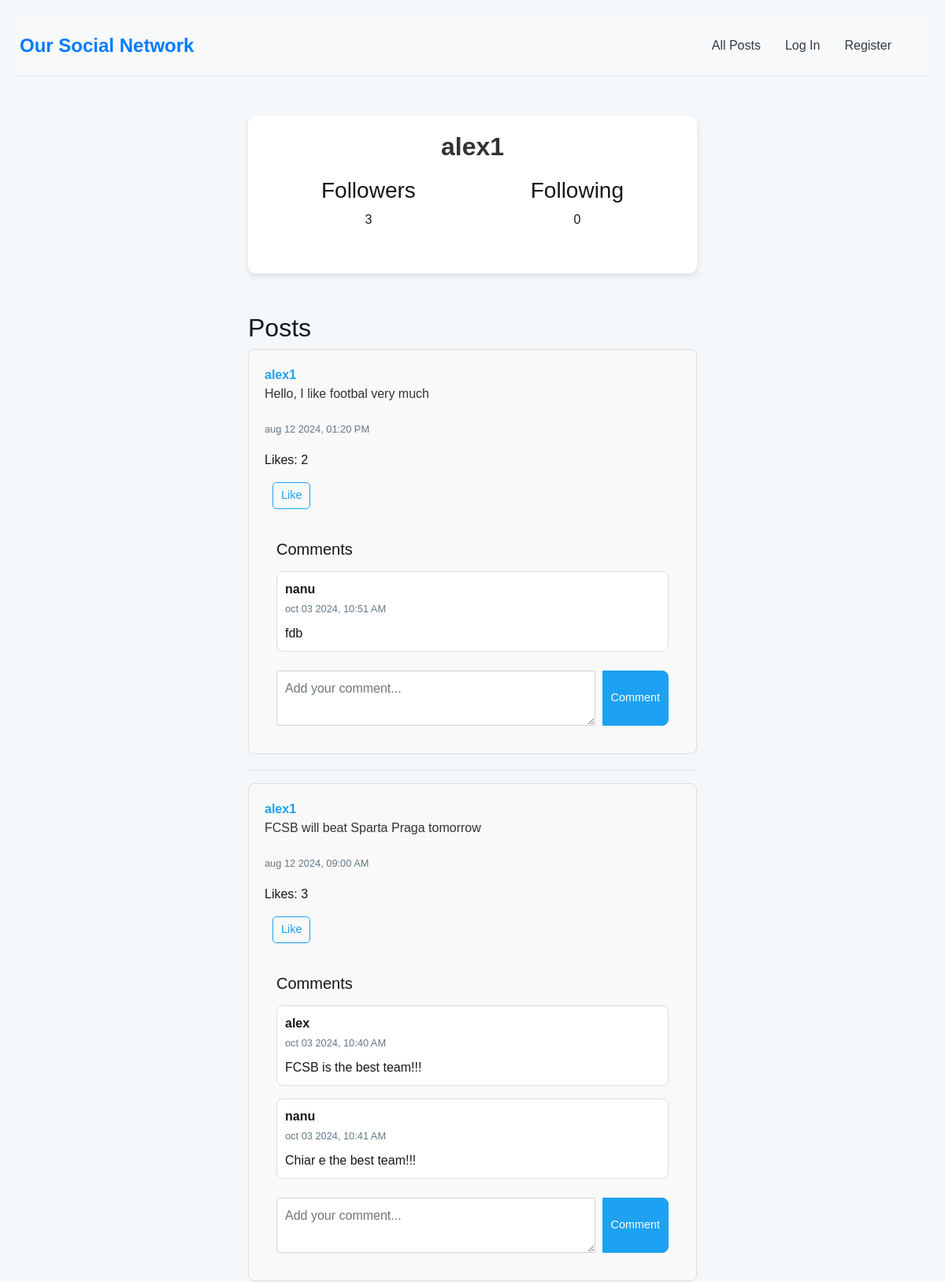
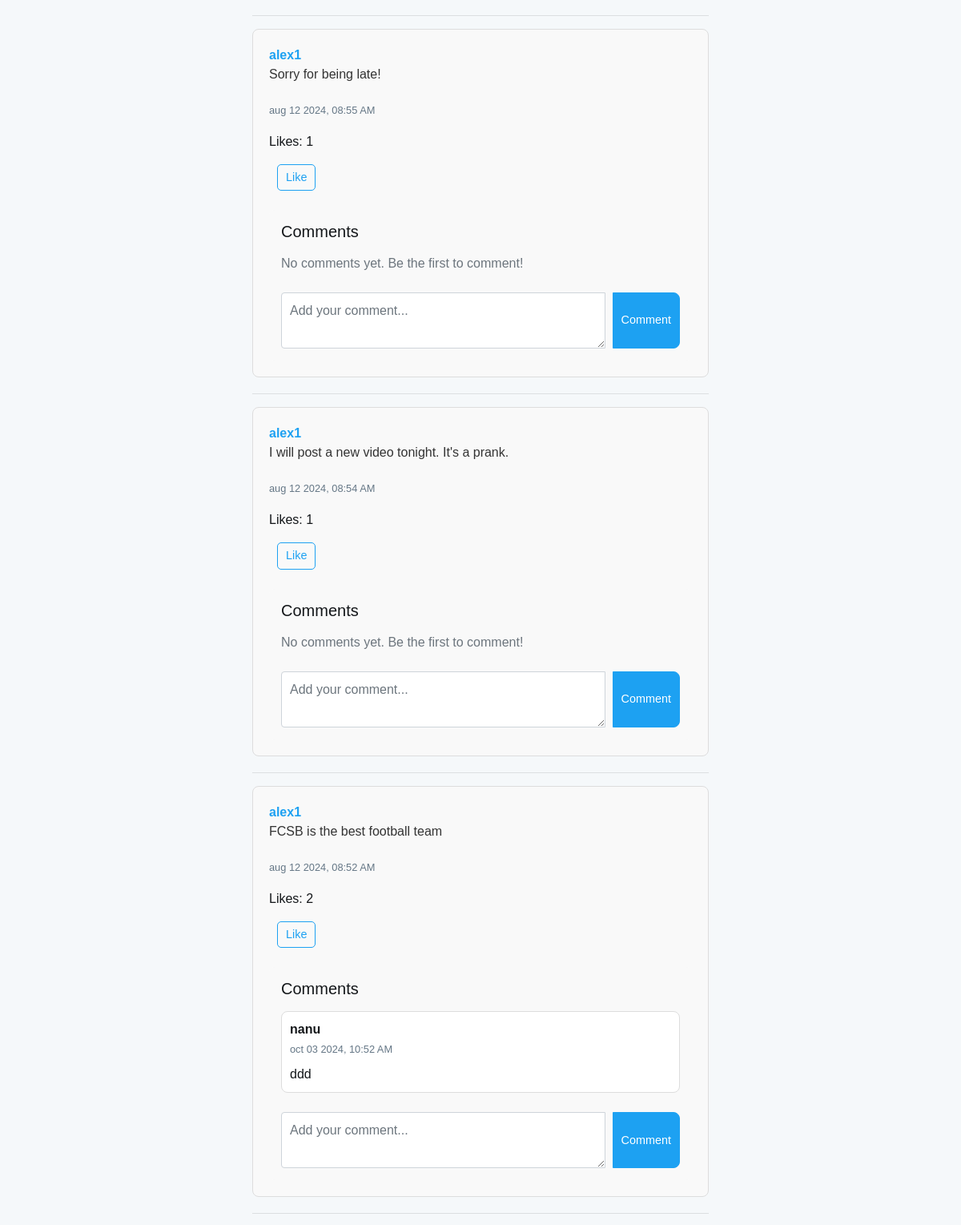
The app's page /profile/alex1 (upper part) with its own data (2 pictures, top to bottom).
### network/models.py (models this page shows, shortened)
class User(AbstractUser):
    followers = models.ManyToManyField("self", blank=True, symmetrical=False, related_name="following")

class Post(models.Model):
    user = models.ForeignKey(User, on_delete=models.CASCADE, related_name="posts")
    content = models.TextField(blank=True)
    timestamp = models.DateTimeField(auto_now_add=True)
    likes = models.ManyToManyField(User, related_name="liked_posts")

class Comment(models.Model):
    post = models.ForeignKey(Post, on_delete=models.CASCADE, related_name="post_comments")
    user = models.ForeignKey(User, on_delete=models.CASCADE, related_name="user_comments")
    content = models.TextField()
    timestamp = models.DateTimeField(auto_now_add=True)

### network/views.py (the view)
# urls.py: path("profile/<str:username>", views.profile, name="profile"),
def profile(request, username):
    profile_user = User.objects.get(username=username)
    posts = Post.objects.filter(user=profile_user).order_by('-timestamp')
    paginator = Paginator(posts, 10)
    page_number = request.GET.get('page')
    page_obj = paginator.get_page(page_number)
    return render(request, 'network/profile.html', {
        "profile_user": profile_user,
        'page_obj': page_obj,
        "actual_user": request.user
    })

### network/templates/network/profile.html (shortened to what this page needs)
{% extends "network/layout.html" %}
{% block body %}
    <div class="profile-container">
        <div class="profile-header">
            <h2 class="profile-username">{{ profile_user.username }}</h2>
            <div class="profile-stats">
                <div class="profile-stat">
                    <h3>Followers</h3>
                    <p>{{ profile_user.followers.count }}</p>
                </div>
                <div class="profile-stat">
                    <h3>Following</h3>
                    <p>{{ profile_user.following.count }}</p>
                </div>
            </div>
        </div>
    </div>
    <h2>Posts</h2>
    {% for post in page_obj %}
        <div class="post" id="post-{{ post.id }}">
            <a href="{% url 'profile' post.user.username %}">{{ post.user }}</a>
            <p class="post-content">{{ post.content }}</p>
            <p><small>{{ post.timestamp|date:"b d Y, h:i A" }}</small></p>
            <p class="likes-count">Likes: {{ post.likes.count }}</p>
            {% if request.user in post.likes.all %}
                <button class="btn btn-sm btn-outline-primary like-btn" data-post-id="{{ post.id }}">Dislike</button>
            {% else %}
                <button class="btn btn-sm btn-outline-primary like-btn" data-post-id="{{ post.id }}">Like</button>
            {% endif %}
            <div class="comments-section mt-4">
                <h5 class="mb-3">Comments</h5>
                <div class="comments-list">
                    {% for comment in post.post_comments.all %}
                        <div class="card mb-3" id="comment-{{ comment.id }}">
                            <div class="card-body">
                                <div class="d-flex justify-content-between">
                                    <div>
                                        <strong>{{ comment.user.username }}</strong> <br>
                                        <small>{{ comment.timestamp|date:"b d Y, h:i A" }}</small>
                                    </div>
                                </div>
                                <p class="mt-2 mb-0">{{ comment.content }}</p>
                            </div>
                        </div>
                    {% empty %}
                        <p class="text-muted">No comments yet. Be the first to comment!</p>
                    {% endfor %}
                </div>
                <form id="comment-form" method="POST" action="{% url 'add_comment' post.id %}" class="mt-4">
                    <div class="input-group">
                        <textarea class="form-control" name="content" placeholder="Add your comment..." rows="2" required></textarea>
                        <div class="input-group-append">
                            <button class="btn btn-primary" type="submit">Comment</button>
                        </div>
                    </div>
                </form>
            </div>
        </div>
        <hr>
    {% endfor %}
{% endblock %}

### network/static/network/styles.css (style rules this page uses)
body { font-family: 'Arial', sans-serif; background-color: #f5f8fa; color: #14171a; margin: 0; padding: 0; }
html, body { height: 100%; margin: 0; display: flex; flex-direction: column; }
.post { background-color: #ffffff; border: 1px solid #e1e8ed; border-radius: 8px; padding: 15px; margin-bottom: 15px; }
.post a { color: #1da1f2; font-weight: bold; text-decoration: none; }
.post p { font-size: 1rem; line-height: 1.5; }
.post small { color: #657786; }
.btn-primary { background-color: #1da1f2; border-color: #1da1f2; }
a { color: #1da1f2; }
.post { padding: 20px; margin-bottom: 20px; background-color: #f9f9f9; border: 1px solid #ddd; border-radius: 8px; position: relative; }
.post-content { font-size: 1.1em; margin-bottom: 20px; color: #333; }
.btn { margin-left: 10px; padding: 5px 10px; font-size: 0.9em; border-radius: 5px; cursor: pointer; }
.btn-outline-primary { border-color: #1da1f2; color: #1da1f2; }
.form-control { width: 300px; padding: 10px; }
.profile-container { max-width: 600px; margin: 50px auto; padding: 20px; background-color: #fff; border-radius: 10px; box-shadow: 0 4px 8px rgba(0, 0, 0, 0.1); }
.profile-header { display: flex; flex-direction: column; align-items: center; text-align: center; }
.profile-username { font-size: 2em; font-weight: bold; margin-bottom: 20px; color: #333; }
.profile-stats { display: flex; justify-content: space-around; width: 100%; margin-bottom: 20px; }
.like-btn { margin-right: 18rem; }
.comments-section { background-color: #f9f9f9; padding: 15px; border-radius: 8px; }
.card { background-color: #fff; border: 1px solid #ddd; border-radius: 8px; }
.card-body { padding: 10px; }
textarea { border-radius: 8px; }
#comment-form button { border-radius: 0 8px 8px 0; }

### records on screen
User: username "alex1", followers.count "3", following.count "0"
Post: user "alex1", content "Hello, I like footbal very much", timestamp "aug 12 2024, 01:20 PM", likes.count "2"
Comment: user.username "nanu", timestamp "oct 03 2024, 10:51 AM", content "fdb"
Post: user "alex1", content "FCSB will beat Sparta Praga tomorrow", timestamp "aug 12 2024, 09:00 AM", likes.count "3"
Comment: user.username "alex", timestamp "oct 03 2024, 10:40 AM", content "FCSB is the best team!!!"
Comment: user.username "nanu", timestamp "oct 03 2024, 10:41 AM", content "Chiar e the best team!!!"
Post: user "alex1", content "Sorry for being late!", timestamp "aug 12 2024, 08:55 AM", likes.count "1"
Post: user "alex1", content "I will post a new video tonight. It's a prank.", timestamp "aug 12 2024, 08:54 AM", likes.count "1"
Post: user "alex1", content "FCSB is the best football team", timestamp "aug 12 2024, 08:52 AM", likes.count "2"
Comment: user.username "nanu", timestamp "oct 03 2024, 10:52 AM", content "ddd"
